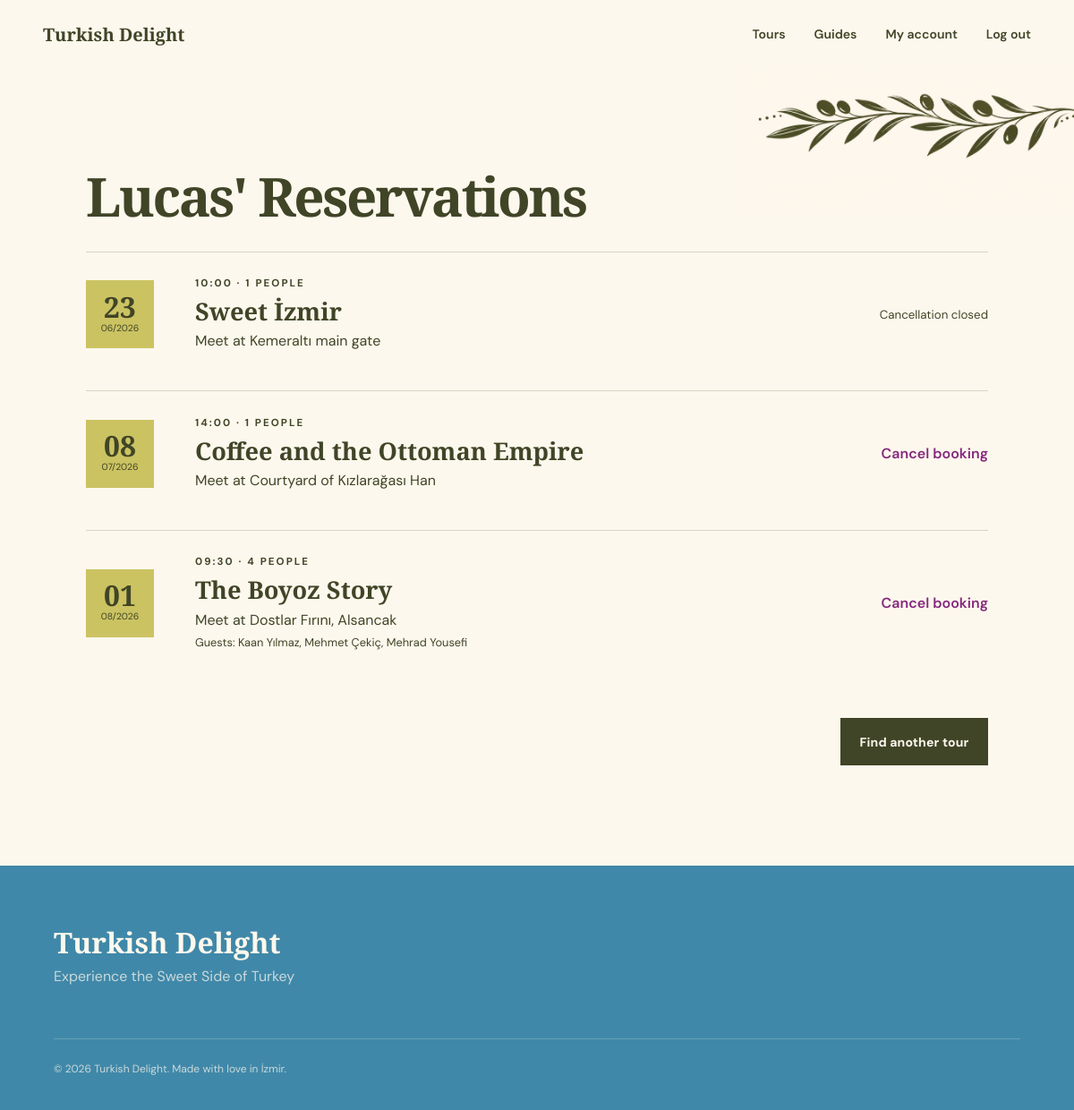
/profile (signed in), run on an earlier commit of the app's database.
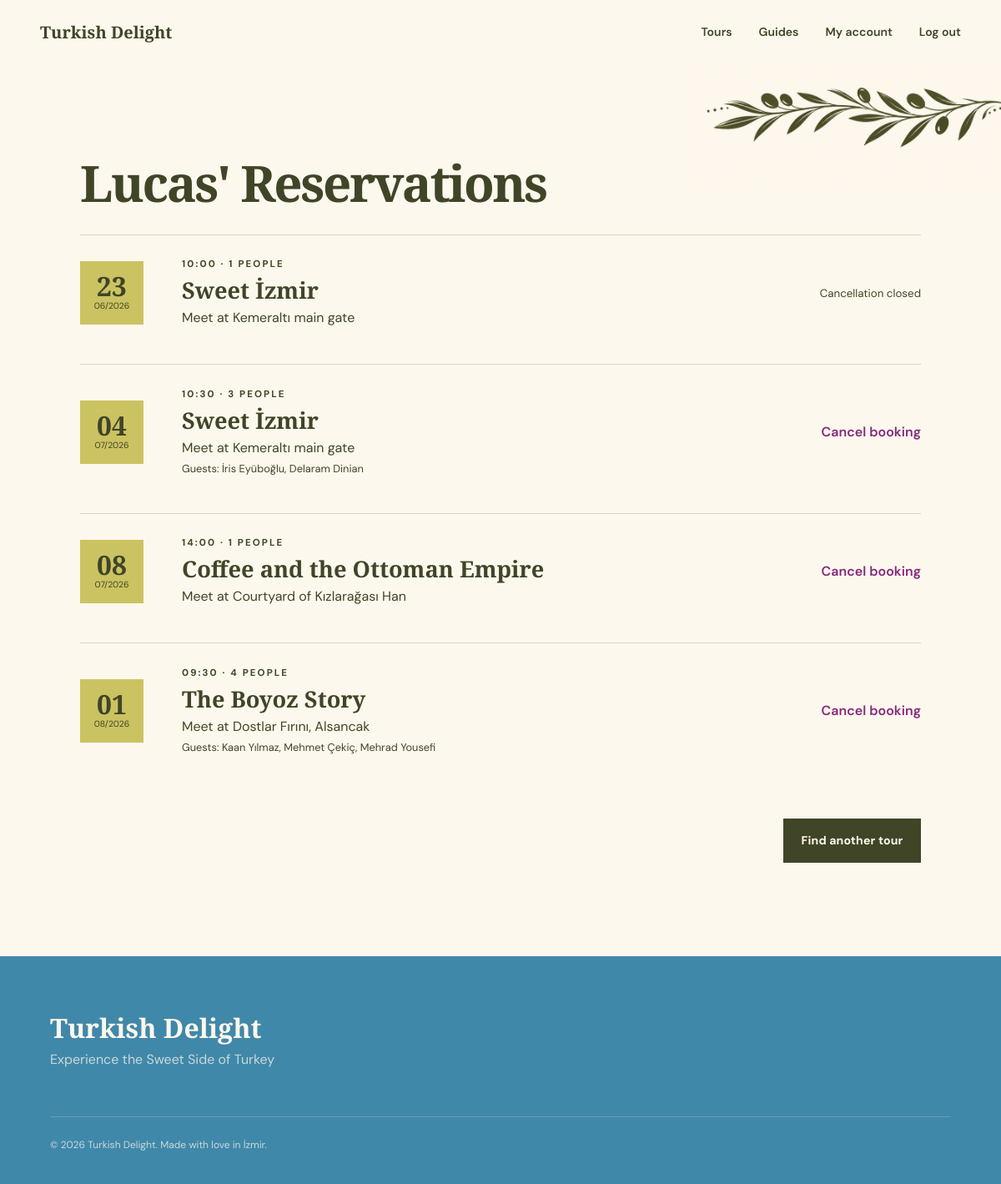
And on a later commit of the database.
### tables this page shows
CREATE TABLE reservations (
  id INTEGER PRIMARY KEY AUTOINCREMENT, participant_id INTEGER NOT NULL REFERENCES users(id),
  tour_id INTEGER NOT NULL REFERENCES tours(id), tour_date TEXT NOT NULL, created_at TEXT NOT NULL,
  UNIQUE(participant_id,tour_id,tour_date)
);

CREATE TABLE tours (
  id INTEGER PRIMARY KEY AUTOINCREMENT, guide_id INTEGER NOT NULL REFERENCES users(id),
  title TEXT NOT NULL, subtitle TEXT NOT NULL, description TEXT NOT NULL, story TEXT NOT NULL,
  final_message TEXT NOT NULL, foods TEXT NOT NULL, stops TEXT NOT NULL, story_points TEXT NOT NULL,
  meeting_point TEXT NOT NULL, duration INTEGER NOT NULL CHECK(duration > 0),
  language TEXT NOT NULL, capacity INTEGER NOT NULL CHECK(capacity > 0)
);

CREATE TABLE reservation_guests (
  id INTEGER PRIMARY KEY AUTOINCREMENT, reservation_id INTEGER NOT NULL REFERENCES reservations(id) ON DELETE CASCADE,
  name TEXT NOT NULL
);

### app.py (the view, shortened to what this page needs)
@app.route("/profile")
@login_required
def profile():
    db = get_db()
    if current_user.role == "admin":
        return redirect(url_for("admin_dashboard"))
    if current_user.role == "participant":
        reservations = tourdb.participant_reservations(db, current_user.id)
        enriched = []
        for reservation in reservations:
            item = dict(reservation)
            item["guests"] = tourdb.reservation_guests(db, item["id"])
            schedule = tourdb.schedule_for_day(
                db, item["tour_id"], date.fromisoformat(item["tour_date"]).weekday()
            )
            start = item["start_time"] or schedule["start_time"]
            item["start_time"] = start
            start_dt = datetime.combine(date.fromisoformat(item["tour_date"]), datetime.strptime(start, "%H:%M").time())
            item["can_cancel"] = start_dt - datetime.now() >= timedelta(hours=24)
            enriched.append(item)
        return render_template("participant_profile.html", reservations=enriched)

### app.py (called while the page is built)
def get_db():
    if "db" not in g:
        g.db = sqlite3.connect(DATABASE)
        g.db.row_factory = sqlite3.Row
        g.db.execute("PRAGMA foreign_keys = ON")
    return g.db

@login_manager.user_loader
def load_user(user_id):
    return userdb.get_user(get_db(), user_id)

def csrf_token():
    if "csrf_token" not in session:
        session["csrf_token"] = secrets.token_hex(24)
    return session["csrf_token"]

@app.before_request
def verify_csrf():
    if request.method == "POST" and request.form.get("csrf_token") != session.get("csrf_token"):
        abort(400, "Invalid or missing form token.")

### tourdb.py (called while the page is built)
def schedule_for_day(db, tour_id, weekday):
    return db.execute(
        "SELECT start_time FROM schedules WHERE tour_id=? AND weekday=?", (tour_id, weekday)
    ).fetchone()

def reservation_guests(db, reservation_id):
    return db.execute(
        "SELECT name FROM reservation_guests WHERE reservation_id=?", (reservation_id,)
    ).fetchall()

### userdb.py (called while the page is built)
def get_user(db, user_id):
    row = db.execute("SELECT * FROM users WHERE id=?", (user_id,)).fetchone()
    return User(row) if row else None

### templates/participant_profile.html (shortened to what this page needs)
{% extends "base.html" %}
{% block content %}
  <section class="dashboard participant-dashboard">
    <img
      class="participant-decoration"
      src="{{ url_for('static', filename='decoration3.png') }}"
      alt=""
      aria-hidden="true"
    >
    <section>
      <div class="reservations-heading">
        <h2>
          {{ current_user.first_name }}{% if current_user.first_name[-1]|lower == 's' %}'{% else %}'s{% endif %} Reservations
        </h2>
      </div>
      <div class="reservation-list">
        {% for item in reservations %}
          <article class="reservation-card">
            <div class="date-tile">
              <strong>{{ item.tour_date[8:] }}</strong>
              <span>{{ item.tour_date[5:7] }}/{{ item.tour_date[:4] }}</span>
            </div>
            <div>
              <p class="eyebrow">{{ item.start_time }} · {{ 1 + item.guests|length }} people</p>
              <h3><a href="{{ url_for('tour_detail', tour_id=item.tour_id) }}">{{ item.title }}</a></h3>
              <p>Meet at {{ item.meeting_point }}</p>
              {% if item.guests %}
                <p class="guest-line">
                  Guests:
                  {% for guest in item.guests %}
                    {{ guest.name }}{% if not loop.last %}, {% endif %}
                  {% endfor %}
                </p>
              {% endif %}
            </div>
            <div>
              {% if item.can_cancel %}
                <form
                  method="post"
                  action="{{ url_for('cancel_reservation', reservation_id=item.id) }}"
                  data-confirm="Cancel this reservation?"
                >
                  <button class="text-button danger" type="submit">Cancel booking</button>
                </form>
              {% else %}
                <small>Cancellation closed</small>
              {% endif %}
            </div>
          </article>
        {% else %}
          <div class="empty-state">
            <h3>No walks booked yet.</h3>
            <p>There’s a table, a story, and a local guide waiting for you.</p>
          </div>
        {% endfor %}
      </div>
      <div class="dashboard-end-action">
        <a class="button button-dark" href="{{ url_for('home') }}#tours">Find another tour</a>
      </div>
    </section>
  </section>
{% endblock %}

What changed in the data, as far as the page shows it:
added reservations: tour_date "04", tour_date "07", tour_date "2026", start_time "10:30", guests "3", title "Sweet İzmir", meeting_point "Kemeraltı main gate"
added reservation_guests: name "İris Eyüboğlu", shown under "04"
added reservation_guests: name "Delaram Dinian", shown under "04"
